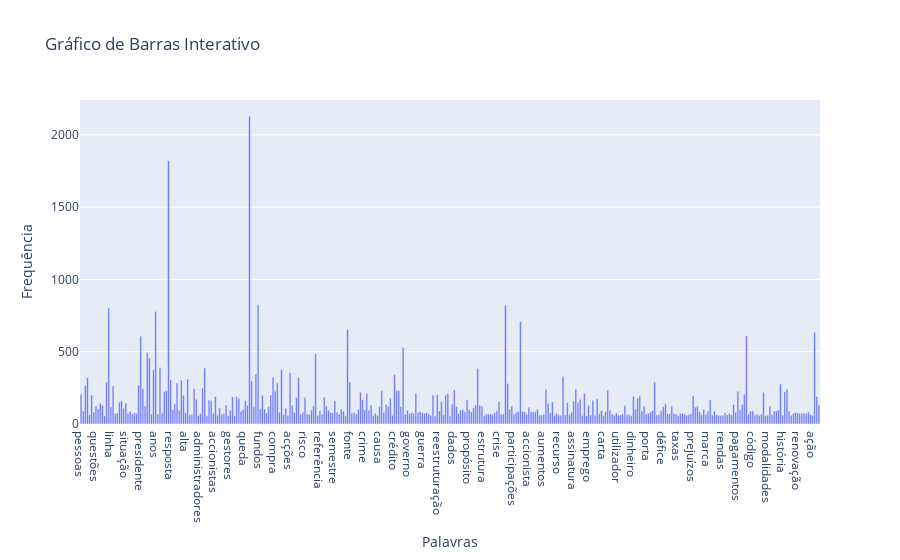

Source (notebook cell):
### Code cell
import matplotlib.pyplot as plt


import plotly.graph_objects as go


frequencias = df["keywords"].iloc[0]

frequencias = {k: v for k, v in frequencias.items() if v > 55}#in set(range(50, 1500))} #max e min pode ser tendo em conta qty de noticias

palavras = list(frequencias.keys())
valores = list(frequencias.values())

# Criar gráfico de barras
fig = go.Figure(data=[go.Bar(x=palavras, y=valores)])

fig.update_layout(
    title='Gráfico de Barras Interativo',
    xaxis_title='Palavras',
    yaxis_title='Frequência',
)

fig.show()

### Figure 1 — Plotly figure (JSON) as saved in the notebook; plotly's stock layout.template omitted (floating-point values rounded to 4 significant figures; data arrays with more than 128 entries replaced by an {"elided": "..."} marker saying what was removed)
{"data": [{"type": "bar", "x": {"elided": "347 str values"}, "y": {"elided": "347 int values"}}], "layout": {"title": {"text": "Gráfico de Barras Interativo"}, "xaxis": {"title": {"text": "Palavras"}}, "yaxis": {"title": {"text": "Frequência"}}}}
